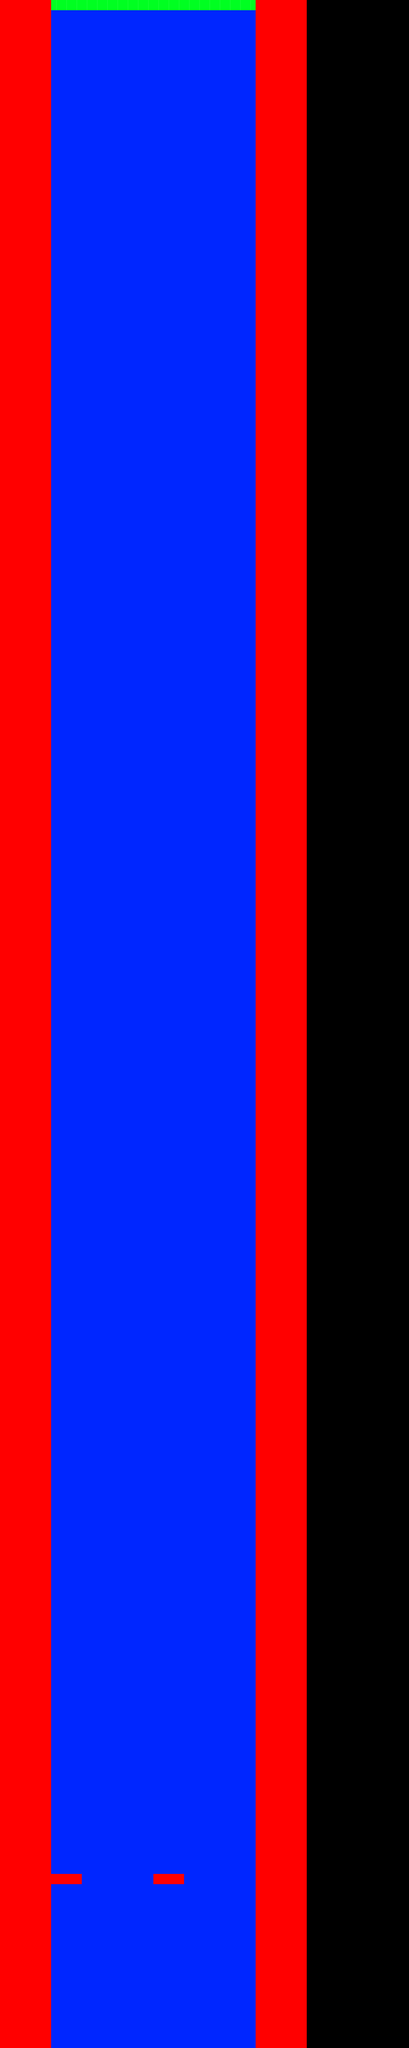

A level layout from a 2D game, rendered from its tile map. Below: a short description, then the map file with tile-grid data replaced by summaries:
An orthogonal 40x200 tile map with 32x32 px tiles, 1 tile layer (Tile Layer 1) and 7 objects (5x Enemy, PlayerSpawn, Boss).

<map version="1.2" tiledversion="1.3.1" orientation="orthogonal" renderorder="left-down" compressionlevel="0" width="40" height="200" tilewidth="32" tileheight="32" infinite="0" nextlayerid="3" nextobjectid="9">
 <tileset firstgid="1" name="TILEMEP" tilewidth="32" tileheight="32" tilecount="4" columns="4">
  <image source="samplesheet.png" width="128" height="32" />
 </tileset>
 <layer id="1" name="Tile Layer 1" width="40" height="200">
  <data>[8000 cells, 6000 non-empty, 3 distinct tile ids]</data>
 </layer>
 <objectgroup id="2" name="Object Layer 1">
  <object id="1" name="PlayerSpawn" x="448" y="6368" width="32" height="32">
   <properties>
    <property name="moveX" type="float" value="3" />
    <property name="moveY" type="float" value="3" />
   </properties>
  </object>
  <object id="3" name="Enemy" x="192" y="5664" width="32" height="32">
   <properties>
    <property name="moveX" type="float" value="0" />
    <property name="moveY" type="float" value="50" />
    <property name="scale" type="float" value="1" />
   </properties>
  </object>
  <object id="4" name="Enemy" x="352" y="4448" width="32" height="32">
   <properties>
    <property name="moveX" type="float" value="0" />
    <property name="moveY" type="float" value="50" />
    <property name="scale" type="float" value="1" />
   </properties>
  </object>
  <object id="5" name="Boss" x="320" y="64" width="32" height="32">
   <properties>
    <property name="moveX" type="float" value="0" />
    <property name="moveY" type="float" value="0" />
    <property name="scale" type="float" value="4" />
   </properties>
  </object>
  <object id="6" name="Enemy" x="192" y="5664" width="32" height="32">
   <properties>
    <property name="moveX" type="float" value="0" />
    <property name="moveY" type="float" value="50" />
    <property name="scale" type="float" value="1" />
   </properties>
  </object>
  <object id="7" name="Enemy" x="192" y="5664" width="32" height="32">
   <properties>
    <property name="moveX" type="float" value="0" />
    <property name="moveY" type="float" value="50" />
    <property name="scale" type="float" value="1" />
   </properties>
  </object>
  <object id="8" name="Enemy" x="192" y="5664" width="32" height="32">
   <properties>
    <property name="moveX" type="float" value="0" />
    <property name="moveY" type="float" value="50" />
    <property name="scale" type="float" value="1" />
   </properties>
  </object>
 </objectgroup>
</map>
